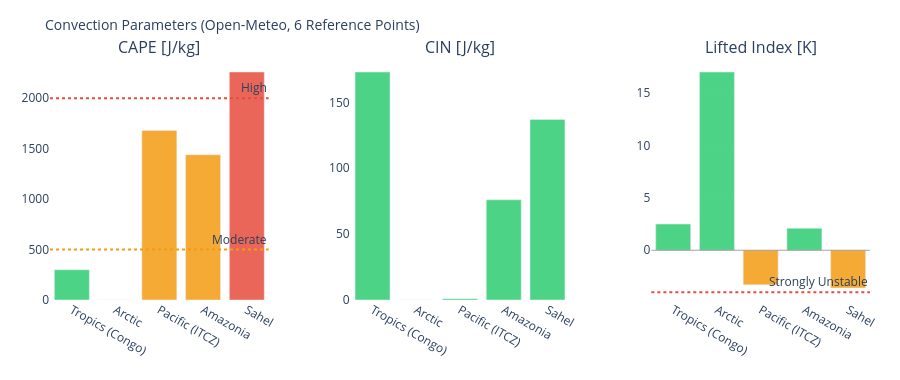

Notebook source saved alongside this figure:
### Markdown cell above
---
## 3. Visualizations

### Code cell
# ============================================================
# CAPE / CIN / LIFTED INDEX – Convection potential
# ============================================================

if not df_atm.empty:
    fig = make_subplots(
        rows=1, cols=3,
        subplot_titles=['CAPE [J/kg]', 'CIN [J/kg]', 'Lifted Index [K]'],
        horizontal_spacing=0.1
    )
    pts = df_atm['point'].tolist()
    pt_colors = ['#E85D24','#185FA5','#888780','#378ADD','#639922','#F2A623']

    # CAPE – höher = mehr Gewitterpotential
    cape_vals = df_atm['cape'].fillna(0).tolist()
    cape_colors = ['#e74c3c' if v > 2000 else '#f39c12' if v > 500 else '#2ecc71'
                   for v in cape_vals]
    fig.add_trace(go.Bar(x=pts, y=cape_vals, marker_color=cape_colors,
                         opacity=0.85, showlegend=False), row=1, col=1)
    fig.add_hline(y=2000, line_dash='dot', line_color='#e74c3c',
                  annotation_text='High', row=1, col=1)
    fig.add_hline(y=500,  line_dash='dot', line_color='#f39c12',
                  annotation_text='Moderate', row=1, col=1)

    # CIN – negativer = stärker gedeckelt (weniger Auslöse)
    cin_vals = df_atm['cin'].fillna(0).tolist()
    cin_colors = ['#e74c3c' if v < -200 else '#f39c12' if v < -50 else '#2ecc71'
                  for v in cin_vals]
    fig.add_trace(go.Bar(x=pts, y=cin_vals, marker_color=cin_colors,
                         opacity=0.85, showlegend=False), row=1, col=2)

    # Lifted Index – negativ = instabil
    li_vals = df_atm['li'].fillna(0).tolist()
    li_colors = ['#e74c3c' if v < -4 else '#f39c12' if v < 0 else '#2ecc71'
                 for v in li_vals]
    fig.add_trace(go.Bar(x=pts, y=li_vals, marker_color=li_colors,
                         opacity=0.85, showlegend=False), row=1, col=3)
    fig.add_hline(y=0, line_color='gray', line_width=0.7, row=1, col=3)
    fig.add_hline(y=-4, line_dash='dot', line_color='#e74c3c',
                  annotation_text='Strongly Unstable', row=1, col=3)

    fig.update_layout(
        title=dict(text='Convection Parameters (Open-Meteo, 6 Reference Points)', font=dict(size=14)),
        height=380, plot_bgcolor='rgba(0,0,0,0)', paper_bgcolor='rgba(0,0,0,0)',
        margin=dict(l=50, r=30, t=60, b=80)
    )
    fig.update_xaxes(tickangle=30)
    fig.show()

### Figure 1 — Plotly figure (JSON) as saved in the notebook; plotly's stock layout.template omitted (floating-point values rounded to 4 significant figures)
{"data": [{"marker": {"color": ["#2ecc71", "#2ecc71", "#f39c12", "#f39c12", "#e74c3c"]}, "opacity": 0.85, "showlegend": false, "type": "bar", "x": ["Tropics (Congo)", "Arctic", "Pacific (ITCZ)", "Amazonia", "Sahel"], "xaxis": "x", "y": [300.0, 0.0, 1680.0, 1440.0, 2260.0], "yaxis": "y"}, {"marker": {"color": ["#2ecc71", "#2ecc71", "#2ecc71", "#2ecc71", "#2ecc71"]}, "opacity": 0.85, "showlegend": false, "type": "bar", "x": ["Tropics (Congo)", "Arctic", "Pacific (ITCZ)", "Amazonia", "Sahel"], "xaxis": "x2", "y": [173.0, 0.0, 1.0, 76.0, 137.0], "yaxis": "y2"}, {"marker": {"color": ["#2ecc71", "#2ecc71", "#f39c12", "#2ecc71", "#f39c12"]}, "opacity": 0.85, "showlegend": false, "type": "bar", "x": ["Tropics (Congo)", "Arctic", "Pacific (ITCZ)", "Amazonia", "Sahel"], "xaxis": "x3", "y": [2.5, 17.0, -3.3, 2.1, -3.6], "yaxis": "y3"}], "layout": {"annotations": [{"font": {"size": 16}, "showarrow": false, "text": "CAPE [J/kg]", "x": 0.1333, "xanchor": "center", "xref": "paper", "y": 1.0, "yanchor": "bottom", "yref": "paper"}, {"font": {"size": 16}, "showarrow": false, "text": "CIN [J/kg]", "x": 0.5, "xanchor": "center", "xref": "paper", "y": 1.0, "yanchor": "bottom", "yref": "paper"}, {"font": {"size": 16}, "showarrow": false, "text": "Lifted Index [K]", "x": 0.8667, "xanchor": "center", "xref": "paper", "y": 1.0, "yanchor": "bottom", "yref": "paper"}, {"showarrow": false, "text": "High", "x": 1, "xanchor": "right", "xref": "x domain", "y": 2000, "yanchor": "bottom", "yref": "y"}, {"showarrow": false, "text": "Moderate", "x": 1, "xanchor": "right", "xref": "x domain", "y": 500, "yanchor": "bottom", "yref": "y"}, {"showarrow": false, "text": "Strongly Unstable", "x": 1, "xanchor": "right", "xref": "x3 domain", "y": -4, "yanchor": "bottom", "yref": "y3"}], "height": 380, "margin": {"b": 80, "l": 50, "r": 30, "t": 60}, "paper_bgcolor": "rgba(0,0,0,0)", "plot_bgcolor": "rgba(0,0,0,0)", "shapes": [{"line": {"color": "#e74c3c", "dash": "dot"}, "type": "line", "x0": 0, "x1": 1, "xref": "x domain", "y0": 2000, "y1": 2000, "yref": "y"}, {"line": {"color": "#f39c12", "dash": "dot"}, "type": "line", "x0": 0, "x1": 1, "xref": "x domain", "y0": 500, "y1": 500, "yref": "y"}, {"line": {"color": "gray", "width": 0.7}, "type": "line", "x0": 0, "x1": 1, "xref": "x3 domain", "y0": 0, "y1": 0, "yref": "y3"}, {"line": {"color": "#e74c3c", "dash": "dot"}, "type": "line", "x0": 0, "x1": 1, "xref": "x3 domain", "y0": -4, "y1": -4, "yref": "y3"}], "title": {"font": {"size": 14}, "text": "Convection Parameters (Open-Meteo, 6 Reference Points)"}, "xaxis": {"anchor": "y", "domain": [0.0, 0.2667], "tickangle": 30}, "xaxis2": {"anchor": "y2", "domain": [0.3667, 0.6333], "tickangle": 30}, "xaxis3": {"anchor": "y3", "domain": [0.7333, 1.0], "tickangle": 30}, "yaxis": {"anchor": "x", "domain": [0.0, 1.0]}, "yaxis2": {"anchor": "x2", "domain": [0.0, 1.0]}, "yaxis3": {"anchor": "x3", "domain": [0.0, 1.0]}}}
